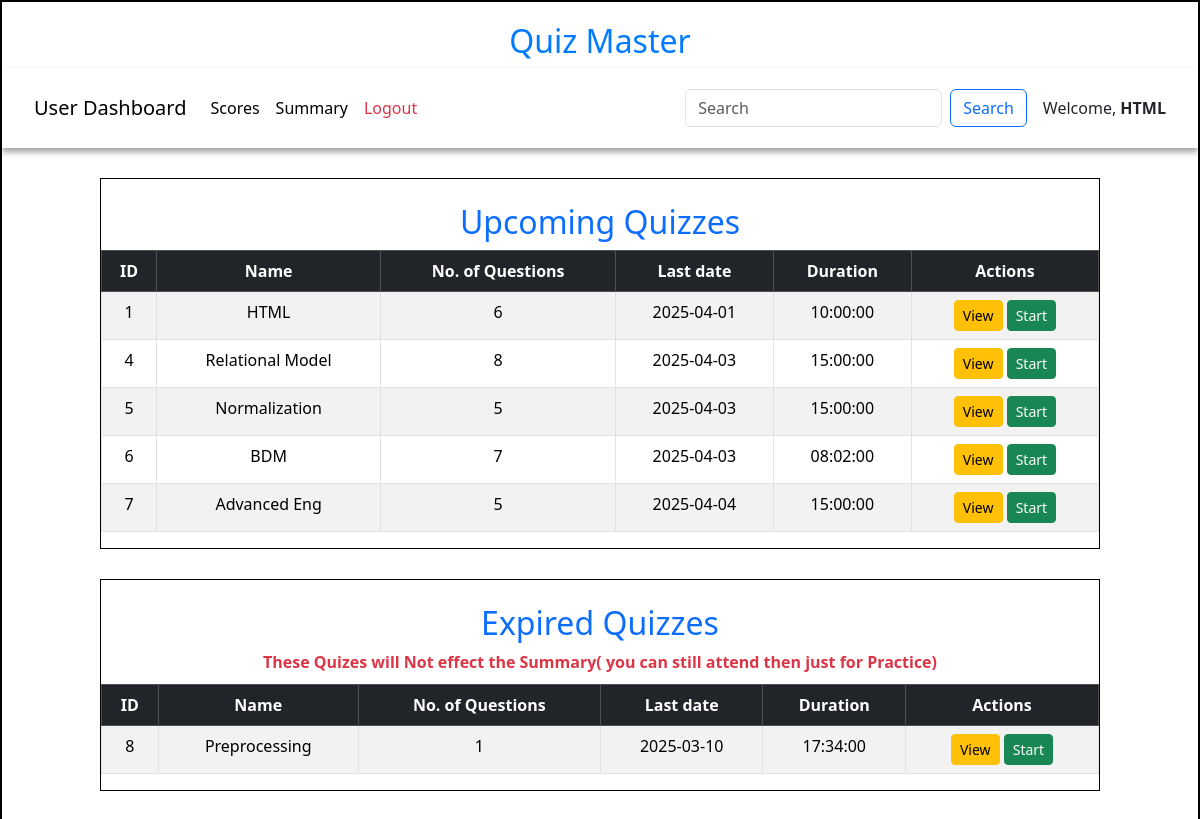
Page /user/HTML on the committed database.
### models/models.py (models this page shows)
class Quiz(db.Model):
    id=db.Column(db.Integer,primary_key=True)
    name = db.Column(db.String,unique=True,nullable=False)
    Chapter_id = db.Column(db.Integer,db.ForeignKey("chapter.id"),nullable=False)
    date_of_quiz = db.Column(db.Date(),nullable=False)
    time_duration = db.Column(db.Time(),nullable =False)
    remarks=db.Column(db.String)
    scores= db.relationship("Score",cascade="all,delete",backref="quiz",lazy=True)
    questions = db.relationship("Question",cascade="all,delete",backref="quiz",lazy=True)

### controllers/controller.py (the view)
@app.route('/user/<name>')
def user_dashboard(name):
    quizzes = get_quizs()
    today = date.today()
    equiz = [quiz for quiz in quizzes if quiz.date_of_quiz <= today]  # Expired quizzes
    uquiz = [quiz for quiz in quizzes if quiz.date_of_quiz > today]
    return render_template("user_dashboard.html",uquizs=uquiz,equizs=equiz,name=name)

### controllers/controller.py (called while the page is built)
def get_quizs():
    quizs = Quiz.query.all()
    return quizs

### templates/user_dashboard.html (shortened to what this page needs)
<!DOCTYPE html>
<html lang="en">
<head>
    <link href="https://cdn.jsdelivr.net/npm/bootstrap@5.3.3/dist/css/bootstrap.min.css" rel="stylesheet">
    <link rel="stylesheet" href="/static/css/style.css">
</head>
<body>
    <div id="container">
        <h1 id="heading">Quiz Master</h1>
        <nav class="navbar navbar-expand-lg navbar-light bg-white">
            <div class="container-fluid">
                <a class="navbar-brand" href="#">User Dashboard</a>
                <div class="collapse navbar-collapse" id="navbarNav">
                    <ul class="navbar-nav me-auto">
                        <li class="nav-item">
                            <a class="nav-link active" href="/user_scores/{{ name }}">Scores</a>
                        </li>
                        <li class="nav-item">
                            <a class="nav-link active" href="/user_summary/{{name}}">Summary</a>
                        </li>
                        <li class="nav-item">
                            <a class="nav-link text-danger" href="/login">Logout</a>
                        </li>
                    </ul>
                    <form class="d-flex" method="POST" action="/search4/{{name}}">
                        <input class="form-control me-2" type="search" placeholder="Search" name="search_txt" id="search_txt">
                        <button class="btn btn-outline-primary" type="submit">Search</button>
                    </form>
                </div>
                <span class="ms-3">Welcome, <strong>{{name}}</strong></span>
            </div>
        </nav>
        <div id="upcoming-user-panel" style="margin: auto; margin-top: 30px;width: 1000px;height: auto; border: 1px solid  black;">
            <h2 class="text-center text-primary mt-4">Upcoming Quizzes</h2>
            {% if uquizs %}
            <table class="table table-striped table-hover table-bordered">
                <thead class="table-dark text-center">
                    <tr>
                        <th>ID</th>
                        <th>Name</th>
                        <th>No. of Questions</th>
                        <th>Last date</th>
                        <th>Duration</th>
                        <th>Actions</th>
                    </tr>
                </thead>
                <tbody class="text-center">
                    {% for quiz in uquizs %}
                        {% if quiz.questions | length > 0 %}
                            <tr>
                                <td>{{ quiz.id }}</td>
                                <td>{{ quiz.name }}</td>
                                <td>{{ quiz.questions | length }}</td>
                                <td>{{ quiz.date_of_quiz }}</td>
                                <td>{{ quiz.time_duration }}</td>
                                <td>
                                    <a href="/view_quiz/{{ quiz.id }}/{{ name }}" class="btn btn-sm btn-warning">View</a>
                                    <a href="/quiz_exam/{{ quiz.id }}/{{ name }}" class="btn btn-sm btn-success">Start</a>
                                </td>
                            </tr>
                        {% endif %}
                    {% endfor %}
                </tbody>
            </table>
        {% else %}
            <div class="text-center text-muted mt-4">No Quizzes Available</div>
        {% endif %}
        </div>
        <div id="expired-user-panel" style="margin: auto; margin-top: 30px;width: 1000px;height: auto; border: 1px solid  black;margin-bottom: 50px;">
            <h2 class="text-center text-primary mt-4">Expired Quizzes</h2>
            <div class="text-center text-danger" style="margin-bottom: 10px;"> <strong>These Quizes will Not effect the Summary( you can still attend then just for Practice)</strong></div>
            {% if equizs %}
            <table class="table table-striped table-hover table-bordered">
                <thead class="table-dark text-center">
                    <tr>
                        <th>ID</th>
                        <th>Name</th>
                        <th>No. of Questions</th>
                        <th>Last date</th>
                        <th>Duration</th>
                        <th>Actions</th>
                    </tr>
                </thead>
                <tbody class="text-center">
                    {% for quiz in equizs %}
                        {% if quiz.questions | length > 0 %}
                            <tr>
                                <td>{{ quiz.id }}</td>
                                <td>{{ quiz.name }}</td>
                                <td>{{ quiz.questions | length }}</td>
                                <td>{{ quiz.date_of_quiz }}</td>
                                <td>{{ quiz.time_duration }}</td>
                                <td>
                                    <a href="/view_quiz/{{ quiz.id }}/{{ name }}" class="btn btn-sm btn-warning">View</a>
                                    <a href="/quiz_exam/{{ quiz.id }}/{{ name }}" class="btn btn-sm btn-success">Start</a>
                                </td>
                            </tr>
                        {% endif %}
                    {% endfor %}
                </tbody>
            </table>
        {% else %}
            <div class="text-center text-muted mt-4">No Quizzes Available</div>
        {% endif %}
        </div>
    </div>
</body>
</html>

### static/css/style.css (style rules this page uses)
* { margin: 0px }
#container { border: 2px solid black; margin: auto; min-height: 729px; width: 100%; }
#heading { text-align: center; font-size: 2rem; margin-top: 20px; color: #007bff; }
.navbar { box-shadow: 0px 4px 6px rgba(0, 0, 0, 0.374); padding:20px; }

### rows in the picture
Quiz: name "HTML", id "1", questions|length "6", date_of_quiz "2025-04-01", time_duration "10:00:00"
Quiz: id "4", name "Relational Model", questions|length "8", date_of_quiz "2025-04-03", time_duration "15:00:00"
Quiz: id "5", name "Normalization", questions|length "5", date_of_quiz "2025-04-03", time_duration "15:00:00"
Quiz: id "6", name "BDM", questions|length "7", date_of_quiz "2025-04-03", time_duration "08:02:00"
Quiz: id "7", name "Advanced Eng", questions|length "5", date_of_quiz "2025-04-04", time_duration "15:00:00"
Quiz: id "8", name "Preprocessing", questions|length "1", date_of_quiz "2025-03-10", time_duration "17:34:00"
